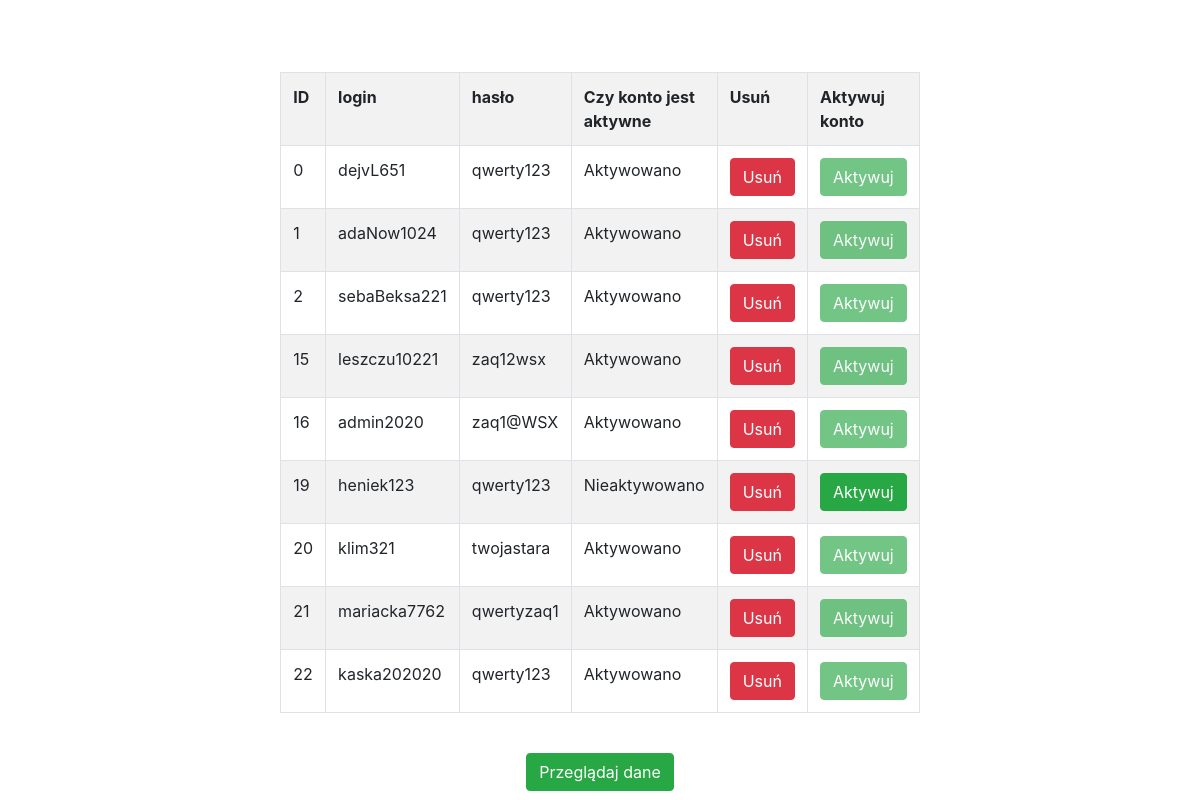
The app's page /ClinicAdmin/userManagment.php (signed in) with its own data.
### tables this page shows
CREATE TABLE `users` (
  `id_user` int(4) NOT NULL,
  `login` varchar(25) NOT NULL,
  `password` varchar(25) NOT NULL,
  `is_active` tinyint(1) NOT NULL
);

### ClinicAdmin/userManagment.php (the view, shortened to what this page needs)
<?php
$conn = mysqli_connect(
    "localhost",
    "root",
    "",
    "clinic"
);
$sql_login_data = "SELECT * FROM users";
$result = $conn->query($sql_login_data);
?>
<!DOCTYPE html>
<html>
<head>
  <link rel="stylesheet" href="https://stackpath.bootstrapcdn.com/bootstrap/4.4.1/css/bootstrap.min.css">
</head>
<body>
<br>
<br>
<br>
    <div class="container" >
            <div class="row">
            <div class="col"></div>
            <div class="col">
                <center>
                    <div class="table-responsive">
                        <table class='table table-striped table-bordered table-hover'>
                        <tr>
                            <th>ID</th>
                            <th>login</th>
                            <th>hasło</th>
                            <th>Czy konto jest aktywne</th>
                            <th>Usuń</th>
                            <th>Aktywuj konto</th>
                        </tr>
                        <?php
                        if ($result->num_rows > 0)
                        {
                            while($row = $result->fetch_assoc())
                            {
                                $isActive = $row["is_active"];
                                if($isActive==0)
                                {
                                     echo "<tr><td>"
                                    .$row["id_user"]."</td><td>"
                                    .$row["login"]."</td><td>"
                                    .$row["password"]."</td><td>Nieaktywowano</td></td>";
                                }
                                else
                                {
                                     echo "<tr><td>"
                                    .$row["id_user"]."</td><td>"
                                    .$row["login"]."</td><td>"
                                    .$row["password"]."</td><td>Aktywowano</td></td>";
                                }
                        ?>
                                <td>
                                <form action="updateAndDelete.php" method="post">
                                <button class='btn btn-danger' type="submit" name="deleteBtn">Usuń</button>
                                </form>
                                </td>
                                <td>
                                <form action="userManagment.php" method="post">
                                <?php
                                if($isActive==0)
                                {
                                    echo "<button class='btn btn-success' type='submit' name='activateBtn' >Aktywuj</button>";
                                }
                                else
                                    echo "<button class='btn btn-success' type='submit' name='activateBtn' disabled>Aktywuj</button>";
                                ?>
                                </form>
                                </td></tr>
                                <?php
                            }
                          }
                          else
                          {
                            echo "0 results";
                          }
                        ?>
                        </table>
                    </div>
                <br>
                <a href="userDataManagment.php"><button class='btn btn-success' type="submit" name="dataTable" >Przeglądaj dane</button></a>
                </center>
            </div>
        <div class="col"></div>
        </div>
    </div>
</body>
</html>

### records on screen
users: id_user "0", login "dejvL651", password "qwerty123", is_active "Aktywuj"
users: id_user "1", login "adaNow1024", password "qwerty123", is_active "Aktywuj"
users: id_user "2", login "sebaBeksa221", password "qwerty123", is_active "Aktywuj"
users: id_user "15", login "leszczu10221", password "zaq12wsx", is_active "Aktywuj"
users: id_user "16", login "admin2020", password "zaq1@WSX", is_active "Aktywuj"
users: id_user "19", login "heniek123", password "qwerty123", is_active "Aktywuj"
users: id_user "20", login "klim321", password "twojastara", is_active "Aktywuj"
users: id_user "21", login "mariacka7762", password "qwertyzaq1", is_active "Aktywuj"
users: id_user "22", login "kaska202020", password "qwerty123", is_active "Aktywuj"
